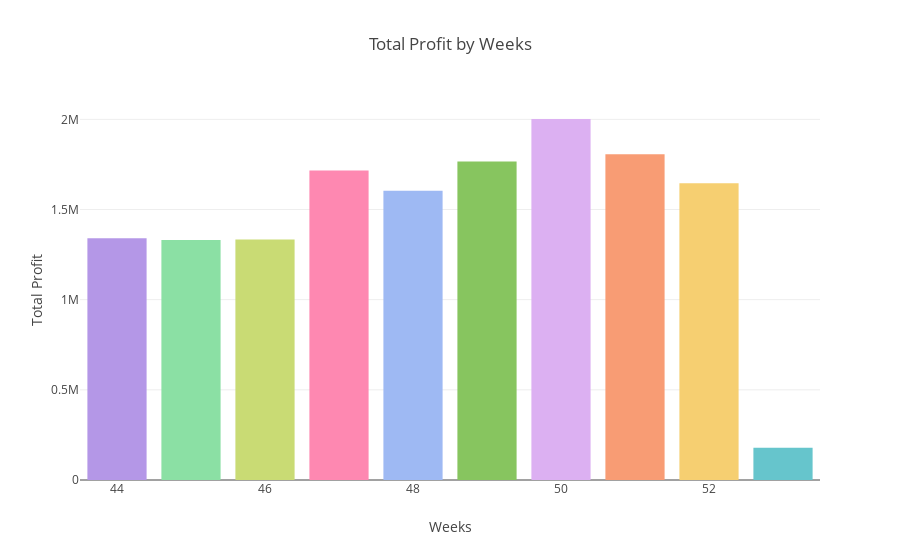

Notebook code cell kept with this figure:
### Code cell
top_Week=df.groupby('Week')[['Profit']].sum().sort_values(ascending=False, by='Week').head(10)

fig=go.Figure()
fig.add_trace(go.Bar(x=top_Week.index,
                   y=top_Week['Profit'],
                   marker=dict(color=colors2)
                   ))

fig.update_layout(
    title='Total Profit by Weeks',
    xaxis_title='Weeks',
    yaxis_title='Total Profit',)

fig.show()

### Figure 1 — Plotly figure (JSON) as saved in the notebook; plotly's stock layout.template omitted (floating-point values rounded to 4 significant figures)
{"data": [{"marker": {"color": ["rgb(102, 197, 204)", "rgb(246, 207, 113)", "rgb(248, 156, 116)", "rgb(220, 176, 242)", "rgb(135, 197, 95)", "rgb(158, 185, 243)", "rgb(254, 136, 177)", "rgb(201, 219, 116)", "rgb(139, 224, 164)", "rgb(180, 151, 231)", "rgb(179, 179, 179)"]}, "type": "bar", "x": [53, 52, 51, 50, 49, 48, 47, 46, 45, 44], "y": [178400.0, 1645000.0, 1807000.0, 2002000.0, 1767000.0, 1604000.0, 1716000.0, 1333000.0, 1331000.0, 1340000.0]}], "layout": {"autosize": true, "title": {"text": "Total Profit by Weeks"}, "xaxis": {"autorange": true, "range": [43.5, 53.5], "title": {"text": "Weeks"}, "type": "linear"}, "yaxis": {"autorange": true, "range": [0, 2107000.0], "title": {"text": "Total Profit"}, "type": "linear"}}}
